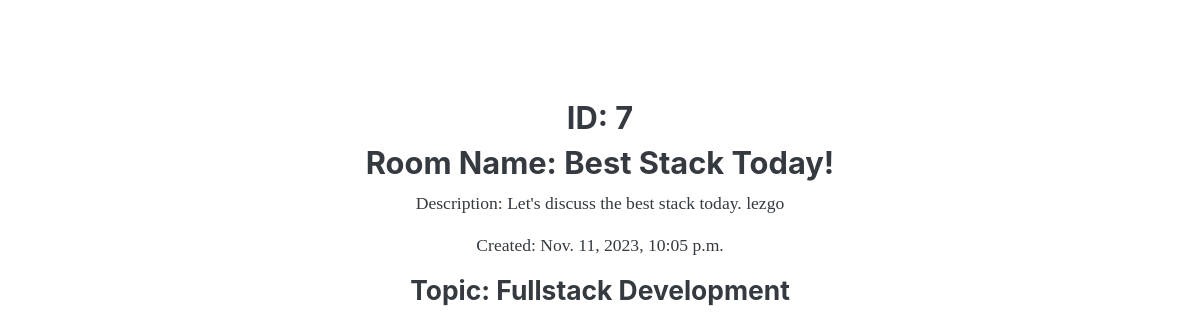
Screenshot of /room/7/ with the database file from the repository.
### app_main/models.py (models this page shows, shortened)
class Room(models.Model):
    host = models.ForeignKey(User, on_delete=models.SET_NULL, null=True) #if host and topic is deleted, this is set null
    topic = models.ForeignKey(Topic, on_delete=models.SET_NULL, null=True) # the room will still exist
    name = models.CharField(max_length=200)
    description = models.TextField(null=True, blank=True)
    updated = models.DateTimeField(auto_now=True)
    created = models.DateTimeField(auto_now_add=True)
    class Meta:
        ordering = ['-updated', '-created']

class Topic(models.Model):
    name = models.CharField(max_length=200)
    def __str__(self):
        return self.name

### app_main/views.py (the view)
# urls.py: path('room/<str:pk>/', views.room, name='room'),
def room(request, pk):
    rooms = Room.objects.get(id=pk)
    context = {'rooms': rooms}
    return render(request, 'room.html', context)

### app_main/templates/room.html
{% extends 'main.html' %}
{% block content %}
<div class="text-center">
    <h3 style="margin-top: 100px;">ID: {{rooms.id}}</h3>
    <h3>Room Name: {{rooms.name}} </h3>
    <p>Description: {{rooms.description}}</p>
    <p>Created: {{rooms.created}}</p>
    <h4>Topic: {{rooms.topic}}</h4>
</div>
{% endblock %}

### rows the page displays
Room: id "7", name "Best Stack Today!", description "Let's discuss the best stack today. lezgo", created "Nov. 11, 2023, 10:05 p.m.", topic "Fullstack Development"
